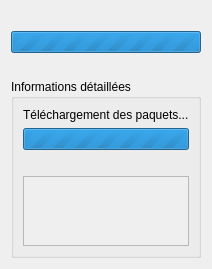
<?xml version="1.0" encoding="UTF-8"?>
<ui version="4.0">
 <class>installPage</class>
 <widget class="QWizardPage" name="installPage">
  <property name="title">
   <string>Installation</string>
  </property>
  <property name="subTitle">
   <string>Les paquets sont maintenant en cours d'installation. Ceci peut prendre quelques secondes ou quelques minutes, suivant ce que vous avez demandé.</string>
  </property>
  <layout class="QVBoxLayout" name="verticalLayout">
   <item>
    <widget class="QLabel" name="lblInstall"/>
   </item>
   <item>
    <widget class="QProgressBar" name="pgsInstall">
     <property name="maximum">
      <number>0</number>
     </property>
     <property name="format">
      <string>%p% (paquet %v sur %m)</string>
     </property>
    </widget>
   </item>
   <item>
    <widget class="QLabel" name="lblInstallMore">
     <property name="alignment">
      <set>Qt::AlignCenter</set>
     </property>
    </widget>
   </item>
   <item>
    <widget class="QGroupBox" name="grpDetailed">
     <property name="title">
      <string>Informations détaillées</string>
     </property>
     <layout class="QVBoxLayout" name="verticalLayout_3">
      <item>
       <widget class="QLabel" name="lblDownload">
        <property name="text">
         <string>Téléchargement des paquets...</string>
        </property>
       </widget>
      </item>
      <item>
       <widget class="QProgressBar" name="pgsDownload">
        <property name="maximum">
         <number>0</number>
        </property>
       </widget>
      </item>
      <item>
       <widget class="QLabel" name="lblDownloadMore">
        <property name="alignment">
         <set>Qt::AlignCenter</set>
        </property>
       </widget>
      </item>
      <item>
       <widget class="QScrollArea" name="areaProgresses">
        <property name="widgetResizable">
         <bool>true</bool>
        </property>
        <property name="alignment">
         <set>Qt::AlignLeading|Qt::AlignLeft|Qt::AlignTop</set>
        </property>
        <widget class="QWidget" name="scrollAreaWidgetContents">
         <property name="geometry">
          <rect>
           <x>0</x>
           <y>0</y>
           <width>180</width>
           <height>64</height>
          </rect>
         </property>
        </widget>
       </widget>
      </item>
     </layout>
    </widget>
   </item>
  </layout>
 </widget>
 <resources/>
 <connections/>
</ui>
